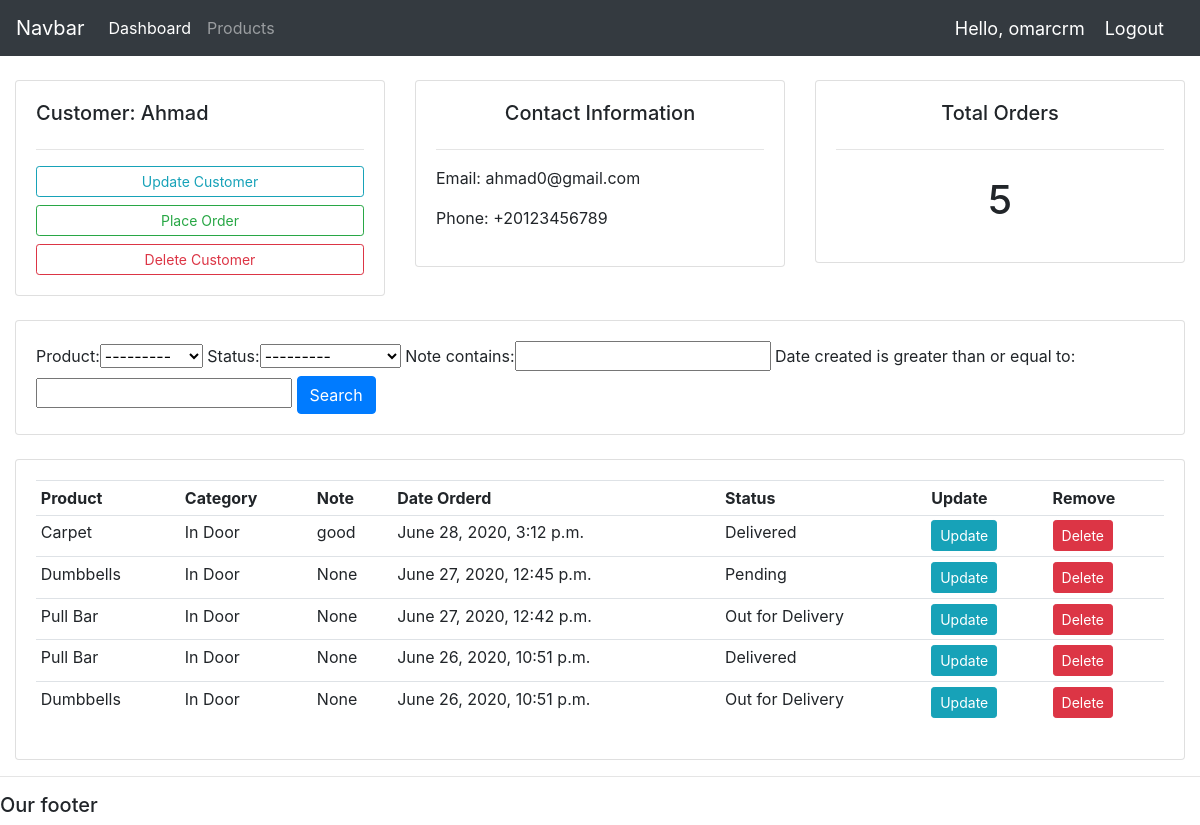
The app's page /customer/1/ (signed in) with its own data.
### accounts/models.py (models this page shows, shortened)
class Customer(models.Model):
    user = models.OneToOneField(User, null=True, on_delete=models.CASCADE) # to have one to one relationship with User model
    name = models.CharField(max_length=20, null=True)
    phone = models.CharField(max_length=20, null=True)
    email = models.CharField(max_length=20, null=True)
    date_created = models.DateTimeField(auto_now_add=True, null=True)
    picture = models.ImageField(upload_to=profile_pic_upload, default='profile_pics/2.png', null=True, blank=True)

class Order(models.Model):
    STATUS= (
        ("Out for Delivery", 'Out for Delivery'),
        ("Delivered", 'Delivered'),
        ("Pending", "Pending"),
    )
    customer = models.ForeignKey(Customer, on_delete=models.SET_NULL, null=True)
    product = models.ForeignKey(Product, on_delete=models.SET_NULL, null=True)
    date_created = models.DateTimeField(auto_now_add=True, null=True)
    status = models.CharField(max_length=30, null=True, choices=STATUS)
    note = models.CharField(max_length=50, null=True)

class Product(models.Model):
    CATEGORY=(
        ("In Door", 'In Door'),
        ("Out Door", "Out Door"),
    )
    name = models.CharField(max_length=20, null=True)
    price = models.FloatField(max_length=20, null=True)
    description = models.TextField(max_length=200, null=True , blank=True)
    date_created = models.DateTimeField(auto_now_add=True, null=True)
    category = models.CharField(max_length=20, null=True, choices=CATEGORY)
    tags = models.ManyToManyField(Tag)
    def __str__(self):
        return self.name

### accounts/decorators.py (the view)
        def wrapper(request, *args, **kwargs):
            group = None
            if request.user.groups.exists(): # check if the user belongs to any groups
                group = request.user.groups.all()[0].name  # then assign the name of the group to the first group the user belongs to
            if group in allowed_roles:   # if the user's group in the list of allowed roles, then it returns the normal page
                return view_func(request, *args, **kwargs)
            else:    # if not, it redirects the user to his profile page
                return redirect('accounts:profile')

### accounts/views.py (called while the page is built)
@login_required(login_url='accounts:login')
@allowed_users(allowed_roles=['admin'])
def customer(request,pk):
    customer = Customer.objects.get(id=pk)
    customer_orders = customer.order_set.all().order_by('-date_created')
    orders_filter = OrderFilter(request.GET, queryset=customer_orders)
    customer_orders = orders_filter.qs
    customer_total_orders = customer_orders.count()
    context ={'customer': customer, 'customer_orders':customer_orders, 'customer_total_orders':customer_total_orders,
              'orders_filter':orders_filter}
    return render(request,"accounts/customers.html",context)

### accounts/templates/accounts/customers.html
{% extends 'base.html' %}
{% block content %}
<br>
<div class="row">
	<div class="col-md">
		<div class="card card-body">
			<h5>Customer: {{customer.name}}</h5>
			<hr>
			<a class="btn btn-outline-info  btn-sm btn-block" href="{% url 'accounts:update_customer' customer.id %}">Update Customer</a>
			<a class="btn btn-outline-success  btn-sm btn-block" href="{% url 'accounts:create_order' customer.id %}">Place Order</a>
			<a class="btn btn-outline-danger  btn-sm btn-block" href="{% url 'accounts:delete_customer' customer.id %}">Delete Customer</a>
		</div>
	</div>
	<div class="col-md">
		<div class="card card-body">
			<h5 style="text-align: center">Contact Information</h5>
			<hr>
			<p>Email: {{customer.email}}</p>
			<p>Phone: {{customer.phone}}</p>
		</div>
	</div>
	<div class="col-md">
		<div class="card card-body">
			<h5 style="text-align: center">Total Orders</h5>
			<hr>
			<h1 style="text-align: center;padding: 10px">{{customer_total_orders}}</h1>
		</div>
	</div>
</div>
<br>
<div class="row">
	<div class="col">
		<div class="card card-body">
			<form method="GET">
			{{orders_filter.form}}
		    <button class="btn btn-primary" type="submit">Search</button>
		  </form>
		</div>
	</div>
</div>
<br>
<div class="row">
	<div class="col-md">
		<div class="card card-body">
			<table class="table table-sm">
				<tr>
					<th>Product</th>
					<th>Category</th>
					<th>Note</th>
					<th>Date Orderd</th>
					<th>Status</th>
					<th>Update</th>
					<th>Remove</th>
				</tr>
				{% for order in customer_orders %}
                <tr>
						<td>{{order.product}}</td>
						<td>{{order.product.category}}</td>
						<td>{{order.note}}</td>
						<td>{{order.date_created}}</td>
						<td>{{order.status}}</td>
						<td><a class="btn btn-sm btn-info" href="{% url 'accounts:update_order' order.id %}">Update</a></td>
						<td><a class="btn btn-sm btn-danger" href="{% url 'accounts:delete_order' order.id %}">Delete</a></td>
				</tr>
                {% endfor %}
			</table>
		</div>
	</div>
</div>
{% endblock %}

### templates/base.html (shortened to what this page needs)
{% load static %}
<!doctype html>
<html lang="eng">
<head>
    <link rel="stylesheet" href="{% static 'css/bootstrap.min.css' %}">
</head>
<body>
  <nav class="navbar navbar-expand-lg navbar-dark bg-dark">
      <a class="navbar-brand" href="#">Navbar</a>
      <div class="collapse navbar-collapse" id="navbarNav">
        <ul class="navbar-nav">
          {% if request.user.is_staff %}
          <li class="nav-item active">
            <a class="nav-link" href="{% url 'accounts:dashboard' %}">Dashboard</a>
          </li>
          <li class="nav-item">
            <a class="nav-link" href="{% url 'accounts:products' %}">Products</a>
          </li>
          {% else %}
          <li class="nav-item active">
            <a class="nav-link" href="{% url 'accounts:edit_profile' %}">Edit Profile</a>
          </li>
          {% endif %}
        </ul>
      </div>
      <span id='hello-msg'>Hello, {{request.user}}</span>
      <span><a id='logout' href="{% url 'accounts:logout' %}">Logout</a></span>
    </nav>
  <div class="container-fluid">
    {% block content %}
    {% endblock content %}
  </div>
  <hr>
  <h5>Our footer</h5>
</body>
</html>

### templates/base.html (style rules this page uses)
#hello-msg, #logout { font-size: 18px; margin-right:20px; color: #fff; }

### records on screen
Customer: name "Ahmad", email "ahmad0@gmail.com", phone "+20123456789"
Order: product "Carpet", product.category "In Door", note "good", date_created "June 28, 2020, 3:12 p.m.", status "Delivered"
Order: product "Dumbbells", product.category "In Door", note "None", date_created "June 27, 2020, 12:45 p.m.", status "Pending"
Order: product "Pull Bar", product.category "In Door", note "None", date_created "June 27, 2020, 12:42 p.m.", status "Out for Delivery"
Order: product "Pull Bar", product.category "In Door", note "None", date_created "June 26, 2020, 10:51 p.m.", status "Delivered"
Order: product "Dumbbells", product.category "In Door", note "None", date_created "June 26, 2020, 10:51 p.m.", status "Out for Delivery"

### other values on screen
{{ request.user }} "omarcrm"
{{ customer_total_orders }} "5"
